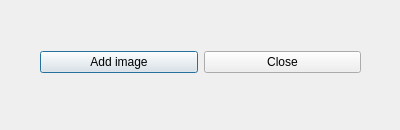
<?xml version="1.0" encoding="UTF-8"?>
<ui version="4.0">
 <class>Dialog</class>
 <widget class="QDialog" name="Dialog">
  <property name="geometry">
   <rect>
    <x>0</x>
    <y>0</y>
    <width>400</width>
    <height>130</height>
   </rect>
  </property>
  <property name="windowTitle">
   <string>Dialog</string>
  </property>
  <widget class="QWidget" name="">
   <property name="geometry">
    <rect>
     <x>40</x>
     <y>50</y>
     <width>321</width>
     <height>25</height>
    </rect>
   </property>
   <layout class="QHBoxLayout" name="horizontalLayout">
    <item>
     <widget class="QPushButton" name="addImgButton">
      <property name="text">
       <string>Add image</string>
      </property>
     </widget>
    </item>
    <item>
     <widget class="QPushButton" name="closeButton">
      <property name="text">
       <string>Close</string>
      </property>
     </widget>
    </item>
   </layout>
  </widget>
 </widget>
 <resources/>
 <connections/>
</ui>
